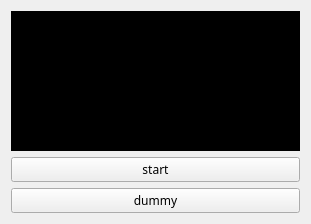
<?xml version="1.0" encoding="UTF-8"?>
<ui version="4.0">
 <class>Form</class>
 <widget class="QWidget" name="Form">
  <property name="geometry">
   <rect>
    <x>0</x>
    <y>0</y>
    <width>311</width>
    <height>224</height>
   </rect>
  </property>
  <property name="font">
   <font>
    <family>Source Code Pro</family>
   </font>
  </property>
  <property name="windowTitle">
   <string>Form</string>
  </property>
  <property name="styleSheet">
   <string notr="true">QLineEdit {
	background: rgb(0, 255, 255);
	selection-background-color: rgb(233, 99, 0);
}</string>
  </property>
  <layout class="QVBoxLayout" name="verticalLayout">
   <item>
    <widget class="QPlainTextEdit" name="console_display">
     <property name="font">
      <font>
       <family>Source Code Pro</family>
       <weight>50</weight>
       <bold>false</bold>
      </font>
     </property>
     <property name="styleSheet">
      <string notr="true">QPlainTextEdit {
	background-color: black;
	selection-background-color: blue;
	color: white
}</string>
     </property>
     <property name="lineWrapMode">
      <enum>QPlainTextEdit::NoWrap</enum>
     </property>
     <property name="plainText">
      <string/>
     </property>
     <property name="tabStopWidth">
      <number>4</number>
     </property>
     <property name="backgroundVisible">
      <bool>false</bool>
     </property>
    </widget>
   </item>
   <item>
    <widget class="QPushButton" name="button">
     <property name="text">
      <string>start</string>
     </property>
    </widget>
   </item>
   <item>
    <widget class="QPushButton" name="dumm_button">
     <property name="text">
      <string>dummy</string>
     </property>
    </widget>
   </item>
  </layout>
 </widget>
 <resources/>
 <connections/>
</ui>
